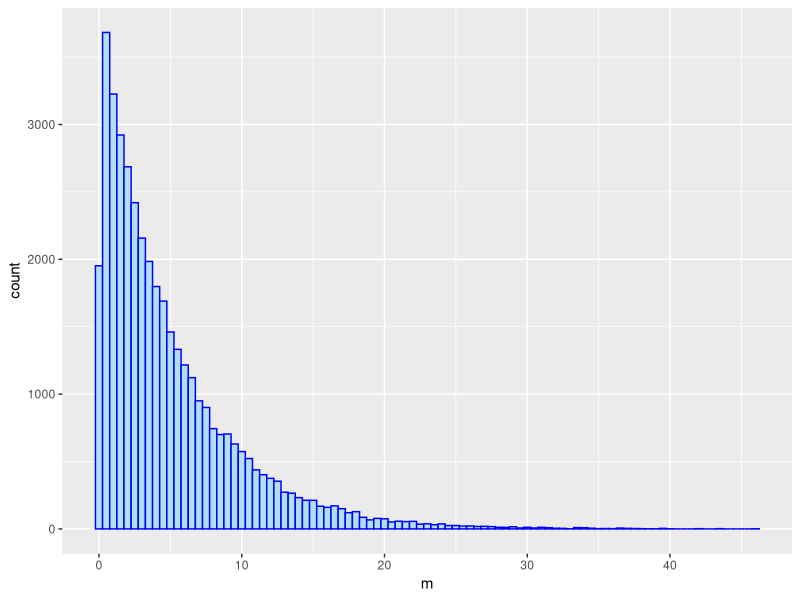

The R source for this figure:
library(ggplot2)

runCount = 1000
sampleSize = 40
lambda = 0.2
exponentials = c()

for (i in 1 : runCount) exponentials = c(exponentials, rexp(sampleSize, lambda))
frame = data.frame(m = exponentials)

p = ggplot(frame, aes(x = m)) +
    geom_histogram(fill="lightblue2", colour="blue", binwidth = 0.5)
print(p)
